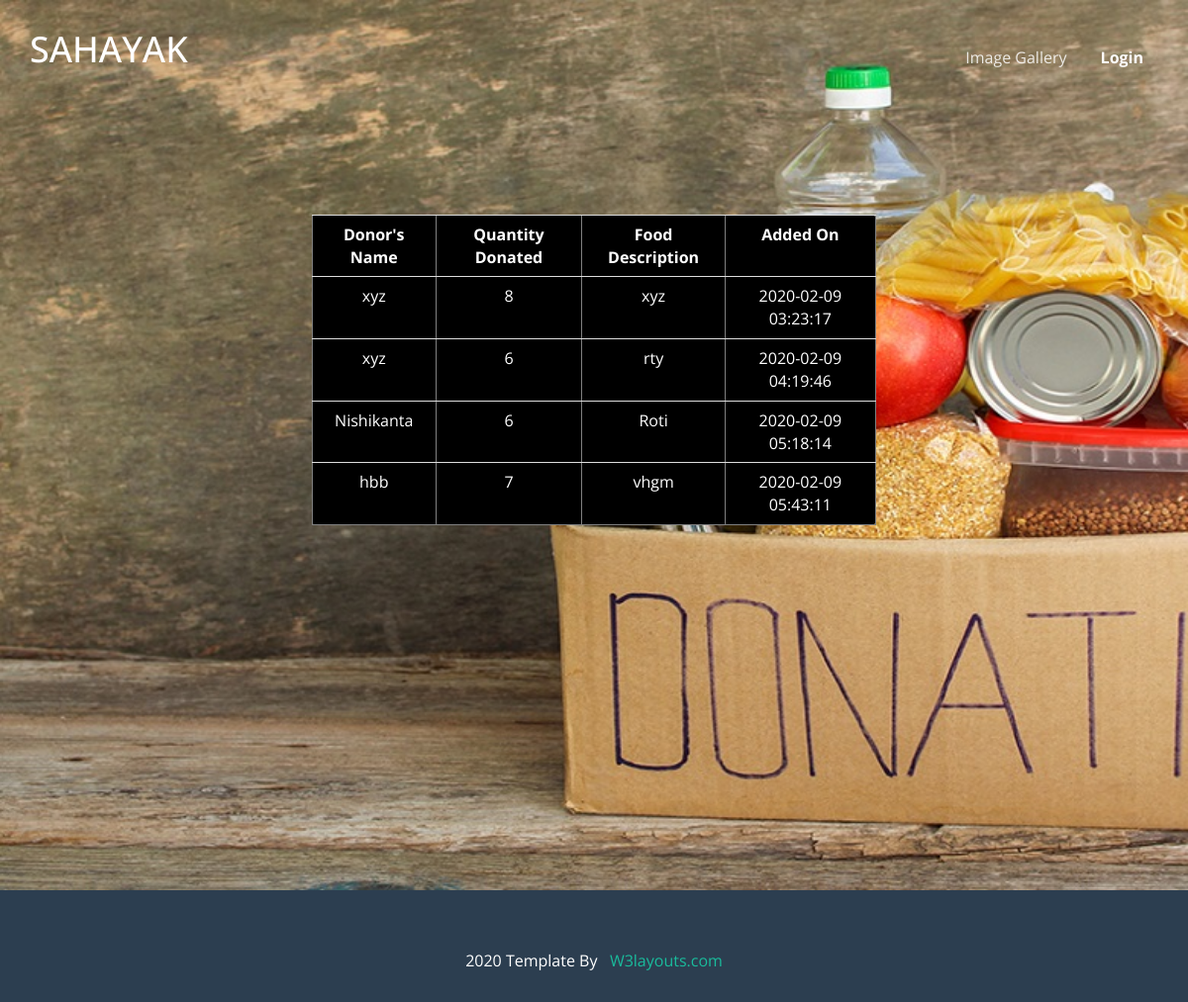
Page /Dsc-kiit-bbsr-hackthon/viewguestdons.php on the committed database.
### tables this page shows
CREATE TABLE `guest` (
  `fname` text NOT NULL,
  `addrs` text NOT NULL,
  `mobile` int(11) NOT NULL,
  `qty` int(11) NOT NULL,
  `descp` text NOT NULL,
  `added` datetime NOT NULL
);

### Dsc-kiit-bbsr-hackthon/viewguestdons.php (the view, shortened to what this page needs)
<?php
    include('include/db.php');
    $sql = "SELECT * FROM guest";
?>
<!DOCTYPE HTML>
<html>
<head>
<link href="css/bootstrap.css" rel='stylesheet' type='text/css' />
<link href="css/style.css" rel='stylesheet' type='text/css' />
</head>
<body>
<div class="header">
	<div class="container">
		<div class="header-top">
	 		<div class="logo">
	 			<a style="color: white;" href="index.html"><h1>SAHAYAK</h1></a>
	 		</div>
			<div class="navigation">
				<ul class="navig">
                    <li><a href="gallery.php">Image Gallery</a></li>
					<li class="bold"><a href="login.php">Login</a></li>
				</ul>
			</div>
			<div class="clearfix"> </div>
        </div>
        <br><br><br><br><br><br>
        <?php
    $chk = 1;
    echo "<table class='table text-centered' border='1' st>
    <tr>
    <th>Donor's Name</th>
    <th>Quantity Donated</th>
    <th>Food Description</th>
    <th>Added On</th>
    </tr>";
    $result = $con->query($sql);
    if ($result->num_rows > 0) {
        if($chk == 1){
        while($row = $result->fetch_assoc())
        {
    echo "<tr><td>" . $row["fname"]. "</td><td>" . $row["qty"] . "</td><td>" . $row["descp"] . "</td><td>"
    . $row["added"]. "</td></tr>";
            }
    echo "</table>";
		} else { $chk = 0; }
    }
?>
</div>
	</div>
<div class="footer">
	<div class="container">
		<div class="footer-top"><p>2020 Template By &nbsp; <a href="http://w3layouts.com/">W3layouts.com</a></p></div>
	</div>
</div>
</body>
</html>

### Dsc-kiit-bbsr-hackthon/css/style.css (style rules this page uses)
h4, h5, h6, h1, h2, h3 { margin-top: 0; }
ul, ol { margin: 0; }
p { margin: 0; }
html, body { font-family: 'Open Sans', sans-serif; font-size: 100%; background:#fff; }
.header { background:url(../images/banner.jpg)no-repeat 0px 0px; background-size: cover; -webkit-background-size: cover; -o-background-size: cover; -moz-background-size: cover; -ms-background-size: cover; min-height:950px; }
@media (max-width:1440px) { .header { min-height:900px; } }
.header-top { padding-top: 30px }
.logo { float:left; background:none; }
.navigation { float:right; margin-top: 7px; }
ul.navig { padding:0; margin-top:10px; }
ul.navig li { display:inline-block; margin:0 10px; }
ul.navig li a { font-size:1em; color:rgba(255, 255, 255, 0.84); font-weight:400; text-decoration:none; padding:5px 5px; }
ul.navig li.bold a { font-weight:700; color:#fff; }
ul.navig li.bold { position:relative; }
.footer { background:#2C3E50; }
.footer-top { margin-top:10px; padding:50px 0px 30px 0px; text-align: center; }
.footer-top p { color:#fff; font-size: 16px; font-family: 'Open Sans', sans-serif; font-weight: 400; }
.footer-top p a { color: #1abc9c; outline:none; text-decoration:none; }

### Dsc-kiit-bbsr-hackthon/viewguestdons.php (style rules this page uses)
.table th { text-align: center; }
.table { border-radius: 5px; width: 50%; background-color: black; margin: auto; float: none; color: white; }
.table td { text-align: center; }

### rows in the picture
guest: fname "xyz", qty "8", descp "xyz", added "2020-02-09 03:23:17"
guest: fname "xyz", qty "6", descp "rty", added "2020-02-09 04:19:46"
guest: fname "Nishikanta", qty "6", descp "Roti", added "2020-02-09 05:18:14"
guest: fname "hbb", qty "7", descp "vhgm", added "2020-02-09 05:43:11"
